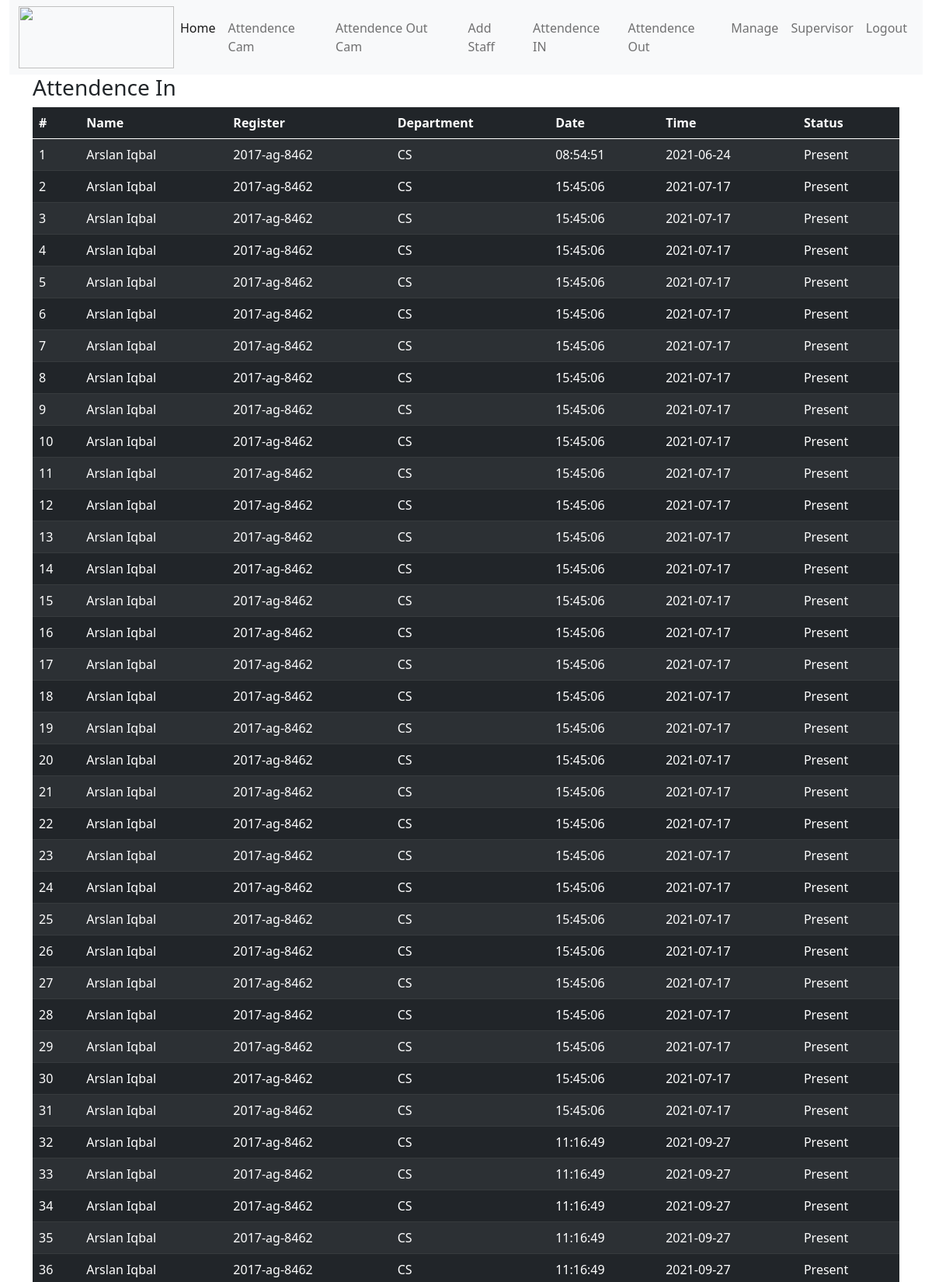
The page /attendencein (upper part) on the database its author committed.
### tables this page shows
CREATE TABLE attendence (id INTEGER PRIMARY KEY, name STRING, register STRING, department STRING, date STRING, time STRING, status STRING);

### app.py (the view)
@app.route('/attendencein')
def list():
   con = sqlite3.connect("staff.db")
   con.row_factory = sqlite3.Row
   cur = con.cursor()
   cur.execute("select * from attendence")
   rows = cur.fetchall();
   return render_template("attendence_in.html",rows = rows)

### templates/attendence_in.html (shortened to what this page needs)
{% extends 'base.html' %}
{% block body %}
<div class="container">
    <h3>Attendence In</h3>
</div>
<div class="container">
    <table class="table table-dark table-striped">
        <thead>
          <tr>
            <th scope="col">#</th>
            <th scope="col">Name</th>
            <th scope="col">Register</th>
            <th scope="col">Department</th>
            <th scope="col">Date</th>
            <th scope="col">Time</th>
            <th scope="col">Status</th>
          </tr>
        </thead>
        <tbody>
            {% for row in rows %}
            <tr>
                <td>{{loop.index}}</td>
               <td>{{row.name}}</td>
               <td>{{row.register}}</td>
               <td> {{ row.department}}</td>
               <td>{{row.time}}</td>
               <td>{{row.date}}</td>
               <td>{{row.status}}</td>
            </tr>
         {% endfor %}
        </tbody>
      </table>
</div>
{% endblock body %}

### templates/base.html (shortened to what this page needs)
<!doctype html>
<html lang="en">
  <head>
    <link href="https://cdn.jsdelivr.net/npm/bootstrap@5.0.1/dist/css/bootstrap.min.css" rel="stylesheet">
  </head>
  <body>
   <div class="container-fluid">
    <nav class="navbar navbar-expand-lg navbar-light bg-light">
      <div class="container-fluid">
     <img src="https://i.ibb.co/M50rbvX/UAF.png" height="80" width="200"/>
        <div class="collapse navbar-collapse" id="navbarSupportedContent">
          <ul class="navbar-nav ms-auto mb-2 mb-lg-0">
            <li class="nav-item">
              <a class="nav-link active" aria-current="page" href="/home">Home</a>
            </li>
            <li class="nav-item">
              <a class="nav-link" href="/cam1">Attendence Cam</a>
            </li>
            <li class="nav-item">
              <a class="nav-link" href="/cam2">Attendence Out Cam</a>
            </li>
            <li class="nav-item">
              <a class="nav-link" href="/add">Add Staff</a>
            </li>
            <li class="nav-item">
              <a class="nav-link" href="/attendencein">Attendence IN</a>
            </li>
            <li class="nav-item">
              <a class="nav-link" href="/attendenceout">Attendence Out</a>
            </li>
            <li class="nav-item">
              <a class="nav-link" href="/manage">Manage</a>
            </li>
            <li class="nav-item">
              <a class="nav-link" href="/supervisor">Supervisor</a>
            </li>
            <li class="nav-item">
              <a class="nav-link" href="/logout">Logout</a>
            </li>
          </ul>
        </div>
      </div>
    </nav>
  </div>
    {% block body %}
    {% endblock body %}
  </body>
</html>

### rows shown on the page
attendence: name "Arslan Iqbal", register "2017-ag-8462", department "CS", time "08:54:51", date "2021-06-24", status "Present"
attendence: name "Arslan Iqbal", register "2017-ag-8462", department "CS", time "15:45:06", date "2021-07-17", status "Present"
attendence: name "Arslan Iqbal", register "2017-ag-8462", department "CS", time "15:45:06", date "2021-07-17", status "Present"
attendence: name "Arslan Iqbal", register "2017-ag-8462", department "CS", time "15:45:06", date "2021-07-17", status "Present"
attendence: name "Arslan Iqbal", register "2017-ag-8462", department "CS", time "15:45:06", date "2021-07-17", status "Present"
attendence: name "Arslan Iqbal", register "2017-ag-8462", department "CS", time "15:45:06", date "2021-07-17", status "Present"
attendence: name "Arslan Iqbal", register "2017-ag-8462", department "CS", time "15:45:06", date "2021-07-17", status "Present"
attendence: name "Arslan Iqbal", register "2017-ag-8462", department "CS", time "15:45:06", date "2021-07-17", status "Present"
attendence: name "Arslan Iqbal", register "2017-ag-8462", department "CS", time "15:45:06", date "2021-07-17", status "Present"
attendence: name "Arslan Iqbal", register "2017-ag-8462", department "CS", time "15:45:06", date "2021-07-17", status "Present"
attendence: name "Arslan Iqbal", register "2017-ag-8462", department "CS", time "15:45:06", date "2021-07-17", status "Present"
attendence: name "Arslan Iqbal", register "2017-ag-8462", department "CS", time "15:45:06", date "2021-07-17", status "Present"
attendence: name "Arslan Iqbal", register "2017-ag-8462", department "CS", time "15:45:06", date "2021-07-17", status "Present"
attendence: name "Arslan Iqbal", register "2017-ag-8462", department "CS", time "15:45:06", date "2021-07-17", status "Present"
attendence: name "Arslan Iqbal", register "2017-ag-8462", department "CS", time "15:45:06", date "2021-07-17", status "Present"
attendence: name "Arslan Iqbal", register "2017-ag-8462", department "CS", time "15:45:06", date "2021-07-17", status "Present"
attendence: name "Arslan Iqbal", register "2017-ag-8462", department "CS", time "15:45:06", date "2021-07-17", status "Present"
attendence: name "Arslan Iqbal", register "2017-ag-8462", department "CS", time "15:45:06", date "2021-07-17", status "Present"
attendence: name "Arslan Iqbal", register "2017-ag-8462", department "CS", time "15:45:06", date "2021-07-17", status "Present"
attendence: name "Arslan Iqbal", register "2017-ag-8462", department "CS", time "15:45:06", date "2021-07-17", status "Present"
attendence: name "Arslan Iqbal", register "2017-ag-8462", department "CS", time "15:45:06", date "2021-07-17", status "Present"
attendence: name "Arslan Iqbal", register "2017-ag-8462", department "CS", time "15:45:06", date "2021-07-17", status "Present"
attendence: name "Arslan Iqbal", register "2017-ag-8462", department "CS", time "15:45:06", date "2021-07-17", status "Present"
attendence: name "Arslan Iqbal", register "2017-ag-8462", department "CS", time "15:45:06", date "2021-07-17", status "Present"
attendence: name "Arslan Iqbal", register "2017-ag-8462", department "CS", time "15:45:06", date "2021-07-17", status "Present"
attendence: name "Arslan Iqbal", register "2017-ag-8462", department "CS", time "15:45:06", date "2021-07-17", status "Present"
attendence: name "Arslan Iqbal", register "2017-ag-8462", department "CS", time "15:45:06", date "2021-07-17", status "Present"
attendence: name "Arslan Iqbal", register "2017-ag-8462", department "CS", time "15:45:06", date "2021-07-17", status "Present"
attendence: name "Arslan Iqbal", register "2017-ag-8462", department "CS", time "15:45:06", date "2021-07-17", status "Present"
attendence: name "Arslan Iqbal", register "2017-ag-8462", department "CS", time "15:45:06", date "2021-07-17", status "Present"
attendence: name "Arslan Iqbal", register "2017-ag-8462", department "CS", time "15:45:06", date "2021-07-17", status "Present"
attendence: name "Arslan Iqbal", register "2017-ag-8462", department "CS", time "11:16:49", date "2021-09-27", status "Present"
attendence: name "Arslan Iqbal", register "2017-ag-8462", department "CS", time "11:16:49", date "2021-09-27", status "Present"
attendence: name "Arslan Iqbal", register "2017-ag-8462", department "CS", time "11:16:49", date "2021-09-27", status "Present"
attendence: name "Arslan Iqbal", register "2017-ag-8462", department "CS", time "11:16:49", date "2021-09-27", status "Present"
attendence: name "Arslan Iqbal", register "2017-ag-8462", department "CS", time "11:16:49", date "2021-09-27", status "Present"
